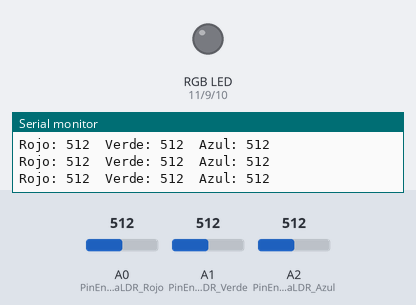
Simulated run of this sketch. Board: Arduino Uno, built with avr-gcc and run on an emulated ATmega328P. Shown: an RGB LED mixed from three pins (HIGH = lit), the last lines printed to the serial monitor. Inputs (shaded band) come from the test bench; at power-on: A0 (PinEntradaLDR_Rojo) = 512, A1 (PinEntradaLDR_Verde) = 512, A2 (PinEntradaLDR_Azul) = 512.

Above: at 1.2 s.
1.3 s: A0 (PinEntradaLDR_Rojo) set to 414
4.3 s: A0 (PinEntradaLDR_Rojo) set to 385
At 5.5 s:
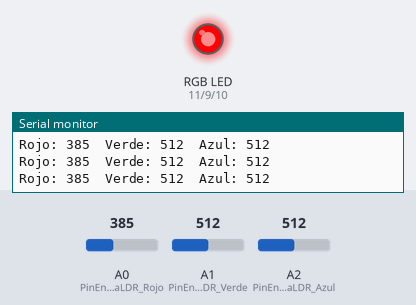
5.8 s: A1 (PinEntradaLDR_Verde) set to 410
8.8 s: A1 (PinEntradaLDR_Verde) set to 386
At 9.9 s:
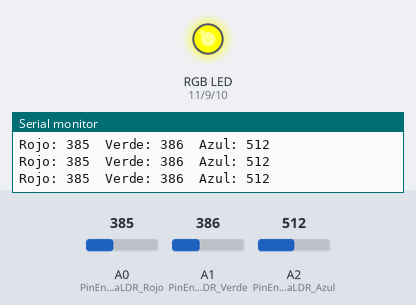
10.3 s: A2 (PinEntradaLDR_Azul) set to 408
11.8 s: A2 (PinEntradaLDR_Azul) set to 390
At 12.5 s:
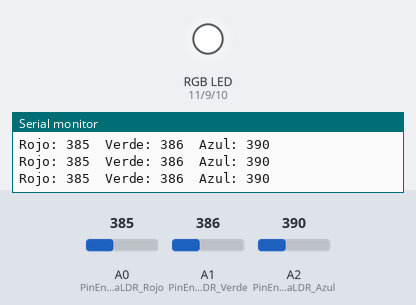
Timing chart, 0 to 14.3 s (numbered marks = the images above; inputs shaded):
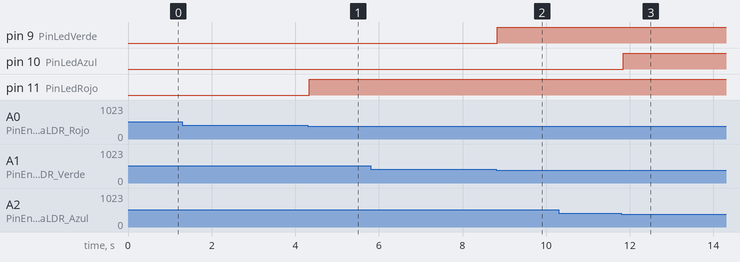

Measured:
- the behaviour switches between 400 and 399 on A0 (PinEntradaLDR_Rojo) (found by bisection; images 0 and 1)
- the behaviour switches between 400 and 399 on A1 (PinEntradaLDR_Verde) (found by bisection; images 1 and 2)
- the behaviour switches between 400 and 399 on A2 (PinEntradaLDR_Azul) (found by bisection; images 2 and 3)
- after the input at 4.3 s, pin 11 (PinLedRojo): LOW → HIGH at once
- after the input at 8.8 s, pin 9 (PinLedVerde): LOW → HIGH at once
- after the input at 11.8 s, pin 10 (PinLedAzul): LOW → HIGH at once

The sketch:

03_02_shadow_detector.ino
```cpp
#include "arduino_secrets.h"

// Pines del LED RGB
const int PinLedVerde = 9;
const int PinLedRojo  = 11;
const int PinLedAzul  = 10;

// Pines de los LDR
const int PinEntradaLDR_Rojo  = A0;
const int PinEntradaLDR_Verde = A1;
const int PinEntradaLDR_Azul  = A2;

// Variables para lecturas
int ValorSensorRojo  = 0;
int ValorSensorVerde = 0;
int ValorSensorAzul  = 0;

void setup() {
  Serial.begin(9600);

  pinMode(PinLedVerde, OUTPUT);
  pinMode(PinLedRojo,  OUTPUT);
  pinMode(PinLedAzul,  OUTPUT);
}

void loop() {

  // 1. Leer los sensores
  ValorSensorRojo  = analogRead(PinEntradaLDR_Rojo);
  ValorSensorVerde = analogRead(PinEntradaLDR_Verde);
  ValorSensorAzul  = analogRead(PinEntradaLDR_Azul);

  // 2. Mostrar valores en el monitor serial
  Serial.print("Rojo: ");
  Serial.print(ValorSensorRojo);
  Serial.print("  Verde: ");
  Serial.print(ValorSensorVerde);
  Serial.print("  Azul: ");
  Serial.println(ValorSensorAzul);

  // 3. Definir umbral de sombra
  int umbral = 400;   // Ajusta segÃºn tu ambiente

  // 4. Detectar si hay sombra en cada LDR
  bool sombraRojo  = ValorSensorRojo  < umbral;
  bool sombraVerde = ValorSensorVerde < umbral;
  bool sombraAzul  = ValorSensorAzul  < umbral;

  // 5. Inicializar colores del LED
  int R = 0;
  int G = 0;
  int B = 0;

  // 6. Asignar colores segÃºn la sombra detectada
  if (sombraRojo)  R = 255;   // Sombra en LDR rojo â   LED rojo
  if (sombraVerde) G = 255;   // Sombra en LDR verde â   LED verde
  if (sombraAzul)  B = 255;   // Sombra en LDR azul â   LED azul

  // 7. Aplicar color al LED RGB
  analogWrite(PinLedRojo,  R);
  analogWrite(PinLedVerde, G);
  analogWrite(PinLedAzul,  B);

  delay(50); // Suaviza la lectura
}
```

arduino_secrets.h
```cpp

```
